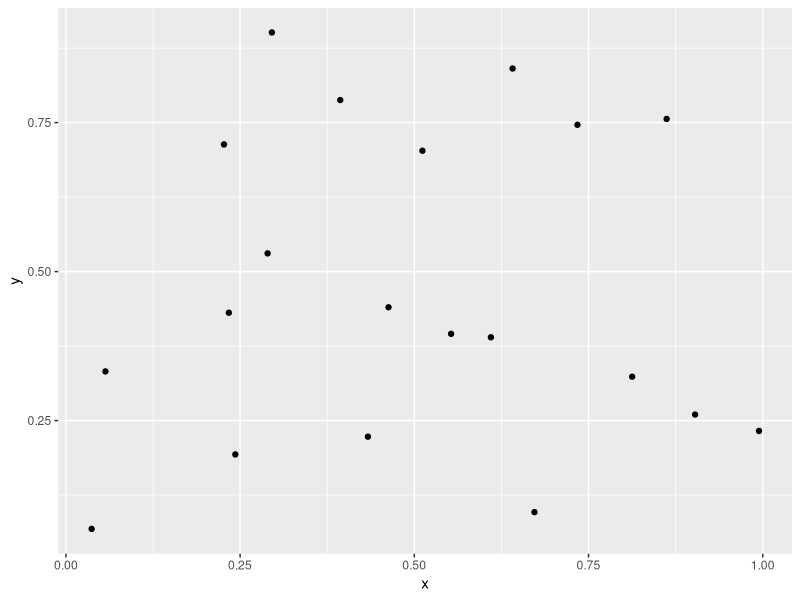
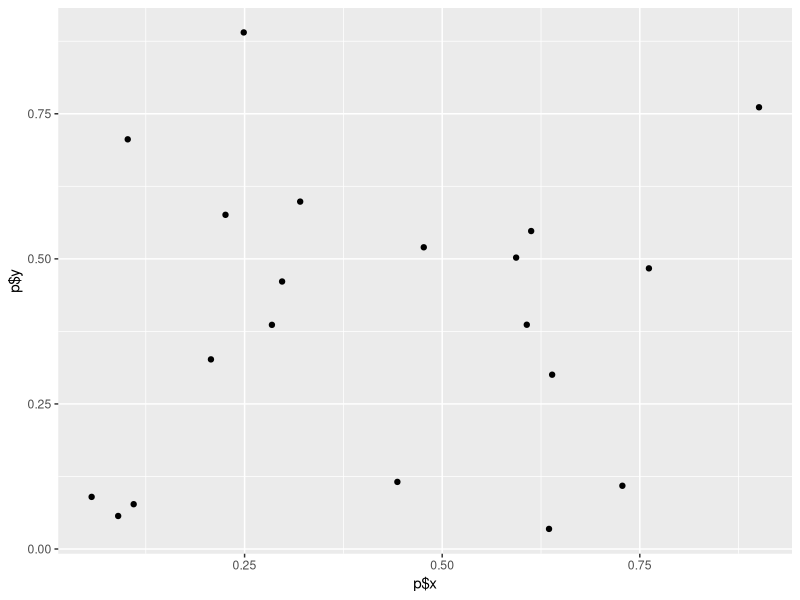
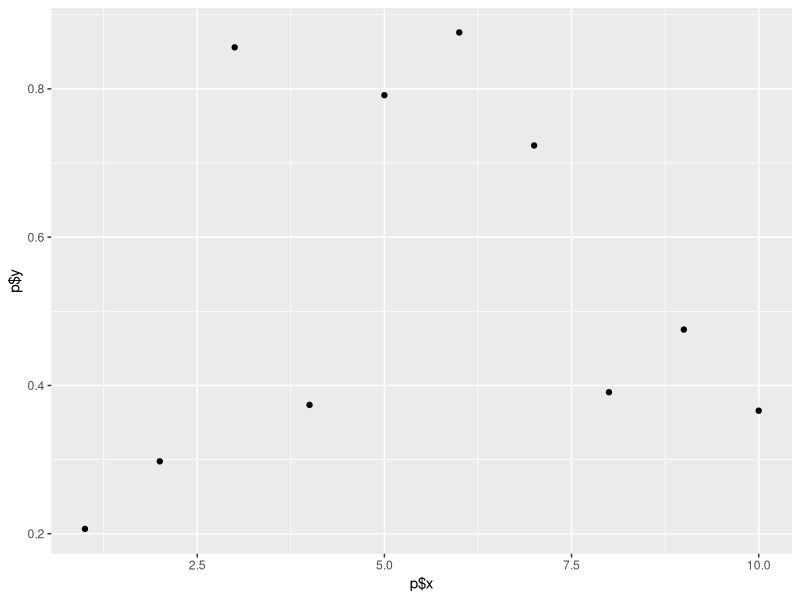

Here is the R script that generated these plots, in order:
## ---- chunk 1
knitr::opts_chunk$set(echo = TRUE)
## ---- chunk 2

#################
#Part 1: Online lecture
################

# load library
library(ggplot2)

# everything in R is a function

sum(3,2) # a "prefix" function
3 + 2 # an "operator", but it is actually a function
`+`(3,2) # the operator is an "infix" function

y <- 3
print (y)
`<-` (yy,3) # another "infix" function

# to see the contents of a function, print it
print(read.table)

# three different ways to call (approach) a function
# 1. print the function
sd # prints the contents of function
# 2. calling function with inputs
sd(c(3,2)) # function calling another function, calling data, calls function with parameters
# 3. Call with no inputs for defaults
# commenting out call immediately below because file will not knit with error
# sd() #call function with default parameters, does not work if function needs data inputs

#################
#Part 2: Online lecture
################

#################################################################
# FUNCTION h_weinberg
# calculates Hardy-Weinberg equilibrium values
# input: an allele frequency p (0,1)
# output : p and the frequencies of the three genotypes AA, AB, BB
#----------------------------------------------------------------
h_weinberg <- function(p=runif(1)) {
  q <- 1 - p
  f_AA <- p^2
  f_AB <- 2*p*q
  f_BB <- q^2
  vec_out <- signif(c(p=p, AA=f_AA,AB=f_AB,BB=f_BB),
                    digits=3)
  return(vec_out)
}
#################################################################

h_weinberg() # try with default values
# go into console and then use up arrow and return several times to test function with default values
h_weinberg(p=0.05) # pass value to the input
# commenting out call immediately below because file will not knit with error
# print(p) # not found because p is a local variable inside function
pp <- 0.6
h_weinberg(p=pp)
print(pp)
p <- 0.7 # this is a global variable, so can use as a parameter
h_weinberg(p=p)

# can write functions with multiple return values

#################################################################
# FUNCTION h_weinberg2
# calculates Hardy-Weinberg equilibrium values
# input: an allele frequency p (0,1)
# output : p and the frequencies of the three genotypes AA, AB, BB
#----------------------------------------------------------------
h_weinberg2 <- function(p=runif(1)) {
  if (p > 1.0 | p < 0.0) {
    return("Function failure: p must be >= 0 amd <= 1.0")
  } # end of if statement
  q <- 1 - p
  f_AA <- p^2
  f_AB <- 2*p*q
  f_BB <- q^2
  vec_out <- signif(c(p=p, AA=f_AA,AB=f_AB,BB=f_BB),
                    digits=3)
  return(vec_out)
} # end of h_weinberg function
#################################################################

h_weinberg() # first run with default
h_weinberg2(1.1) # OK gives message
z <- h_weinberg2(1.10) # hmmmm, no error message
print(z) # ugh, z contains the message


#################
#Part 3: Online lecture
################

# programming for errors
# do not necessarily need if not intending to distribute code
# can make code difficult to read

# proper call for error trapping is the stop function
# do not use multiple return statement
#################################################################
# FUNCTION h_weinberg3
# calculates Hardy-Weinberg equilibrium values
# input: an allele frequency p (0,1)
# output : p and the frequencies of the three genotypes AA, AB, BB
#----------------------------------------------------------------
h_weinberg3 <- function(p=runif(1)) {
  if (p > 1.0 | p < 0.0) {
    stop("Function failure: p must be >= 0 amd <= 1.0")
  } # end of if statement
  q <- 1 - p
  f_AA <- p^2
  f_AB <- 2*p*q
  f_BB <- q^2
  vec_out <- signif(c(p=p, AA=f_AA,AB=f_AB,BB=f_BB),
                    digits=3)
  return(vec_out)
} # end of h_weinberg function
#################################################################

# commenting out call immediately below because file will not knit with error
#zz <- h_weinberg3(1.1)
# commenting out call immediately below because file will not knit with error
#print(zz) # Good! No object which means program terminated in the correct way
## ---- chunk 3
## Scoping Rules
# explore scoping and local variables
my_func <- function(a=3,b=4){
  z <- a + b
  return(z)
}
my_func()


my_func_bad <- function (a=3){
  z <- a + b
  return(z)
}
# commenting out call immediately following so will knit in the Rmd file
# my_func_bad()
# Error in my_func_bad() : object 'b' not found
b <- 100
my_func_bad() # runs because b is in global, but this is NOT good

# fine to create variables locally

my_func_OK <- function(a=3){
  bb <-100
  z <- a + bb
  return (z)
}
my_func_OK()
# commenting out call immediately following so will knit in the Rmd file
# print(bb)
# not found because bb lives inside function

## ---- chunk 4

#################
#Part 4: Online lecture
################

###########################################################
# FUNCTION fit_linear
# fits a simple linear regression line
# inputs: numeric vector of predictor(x) and response(y)
# outputs: slope and p-value
#---------------------------------------------------------
fit_linear <-function(x=runif(20),y=runif(20)) {
  my_model <- lm(y~x)
  my_out <- c(slope=summary(my_model)$coefficients[2,1],
              pval=summary(my_model)$coefficients[2,4])
  #plot(x=x,y=y) #quick and dirtly plot to check output
  z <- ggplot2::qplot(x=x,y=y)
  plot(z)
  return(my_out)
}
###########################################################
fit_linear()

###########################################################
# FUNCTION fit_linear2
# fits a simple linear regression line
# inputs: numeric vector of predictor(x) and response(y)
# outputs: slope and p-value
#---------------------------------------------------------
fit_linear2 <-function(p=NULL) {
  if(is.null(p)) {
    p <- list(x=runif(20),y=runif(20))
  } # end of input NULL case
  my_model <- lm(p$y~p$x)
  my_out <- c(slope=summary(my_model)$coefficients[2,1],
              pval=summary(my_model)$coefficients[2,4])
  #plot(x=x,y=y) #quick and dirtly plot to check output
  z <- ggplot2::qplot(x=p$x,y=p$y)
  plot(z)
  return(my_out)
}
###########################################################
fit_linear2()
my_pars <- list(x=1:10,y=runif(10))
fit_linear2(my_pars)

z <- c(runif(99),NA) # 99 values with an NA

# go to help to explore parameters of mean
mean(z) # doesn't work if NA is present
mean(z,na.rm=TRUE) # change default value!
mean(z,na.rm=TRUE,trim=0.05) # throws out extreme values, trims 5% of the tails
my_pars <- list(x=z,na.rm=TRUE,trim=0.05)
do.call(mean,my_pars) # works for a function and a list of parameters
